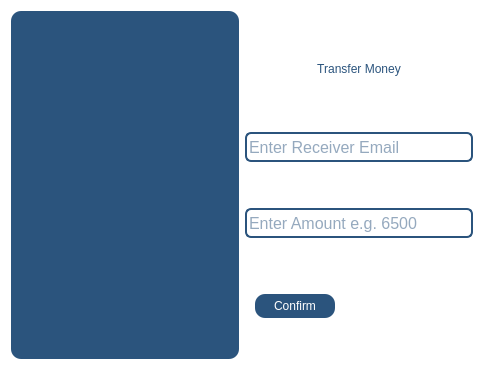
<?xml version="1.0" encoding="UTF-8"?>
<ui version="4.0">
 <class>TransferDialog</class>
 <widget class="QDialog" name="TransferDialog">
  <property name="geometry">
   <rect>
    <x>0</x>
    <y>0</y>
    <width>484</width>
    <height>370</height>
   </rect>
  </property>
  <property name="windowTitle">
   <string>Transfer Money</string>
  </property>
  <property name="styleSheet">
   <string notr="true">background-color:white;</string>
  </property>
  <layout class="QGridLayout" name="gridLayout">
   <item row="0" column="0">
    <layout class="QHBoxLayout" name="horizontalLayout">
     <item>
      <widget class="QLabel" name="label_3">
       <property name="sizePolicy">
        <sizepolicy hsizetype="Expanding" vsizetype="Preferred">
         <horstretch>0</horstretch>
         <verstretch>0</verstretch>
        </sizepolicy>
       </property>
       <property name="styleSheet">
        <string notr="true">border-radius:10px;
background-color:#2b547d;</string>
       </property>
       <property name="text">
        <string/>
       </property>
      </widget>
     </item>
     <item>
      <layout class="QVBoxLayout" name="verticalLayout">
       <item>
        <widget class="QLabel" name="label">
         <property name="styleSheet">
          <string notr="true">QLabel{
background-color:none;
font: 700 20pt &quot;Arial&quot;;
color:#2b547d;}</string>
         </property>
         <property name="text">
          <string>Transfer Money</string>
         </property>
         <property name="alignment">
          <set>Qt::AlignmentFlag::AlignCenter</set>
         </property>
        </widget>
       </item>
       <item>
        <widget class="QLineEdit" name="email_input">
         <property name="minimumSize">
          <size>
           <width>0</width>
           <height>30</height>
          </size>
         </property>
         <property name="font">
          <font>
           <family>Microsoft Sans Serif</family>
           <pointsize>12</pointsize>
          </font>
         </property>
         <property name="styleSheet">
          <string notr="true">QLineEdit{

background-color: rgb(255, 255, 255);
color:rgb(43, 84, 125);
border:2px solid rgb(43, 84, 125);
border-radius:6px;
}
QLineEdit:hover{
border:2px solid rgb(29, 61, 92);
background-color:rgb(226, 230, 235);
}
QLineEdit:focus{
border:2px solid rgb(0, 0, 119);
background-color:white;
outline:none;
}</string>
         </property>
         <property name="placeholderText">
          <string>Enter Receiver Email</string>
         </property>
        </widget>
       </item>
       <item>
        <spacer name="verticalSpacer">
         <property name="orientation">
          <enum>Qt::Orientation::Vertical</enum>
         </property>
         <property name="sizeType">
          <enum>QSizePolicy::Policy::Maximum</enum>
         </property>
         <property name="sizeHint" stdset="0">
          <size>
           <width>20</width>
           <height>40</height>
          </size>
         </property>
        </spacer>
       </item>
       <item>
        <widget class="QLineEdit" name="amount_input">
         <property name="minimumSize">
          <size>
           <width>0</width>
           <height>30</height>
          </size>
         </property>
         <property name="font">
          <font>
           <family>Microsoft Sans Serif</family>
           <pointsize>12</pointsize>
          </font>
         </property>
         <property name="styleSheet">
          <string notr="true">QLineEdit{

background-color: rgb(255, 255, 255);
color:rgb(43, 84, 125);
border:2px solid rgb(43, 84, 125);
border-radius:6px;
}
QLineEdit:hover{
border:2px solid rgb(29, 61, 92);
background-color:rgb(226, 230, 235);
}
QLineEdit:focus{
border:2px solid rgb(0, 0, 119);
background-color:white;
outline:none;
}</string>
         </property>
         <property name="placeholderText">
          <string>Enter Amount e.g. 6500</string>
         </property>
        </widget>
       </item>
       <item>
        <widget class="QWidget" name="widget" native="true">
         <widget class="QPushButton" name="transfer_confirmation_btn">
          <property name="geometry">
           <rect>
            <x>10</x>
            <y>50</y>
            <width>80</width>
            <height>24</height>
           </rect>
          </property>
          <property name="styleSheet">
           <string notr="true">QPushButton{
background-color:#2b547d;
color:white;
border-radius:10px;
padding:7px 14px;
}
QPushButton:hover{
background-color:rgb(41, 128, 185);
}
QPushButton:pressed{
background-color:rgb(31, 97, 141);
}</string>
          </property>
          <property name="text">
           <string>Confirm</string>
          </property>
         </widget>
        </widget>
       </item>
      </layout>
     </item>
    </layout>
   </item>
  </layout>
  <zorder>label_3</zorder>
  <zorder>label</zorder>
  <zorder>amount_input</zorder>
  <zorder>email_input</zorder>
  <zorder>widget</zorder>
 </widget>
 <resources/>
 <connections/>
</ui>
